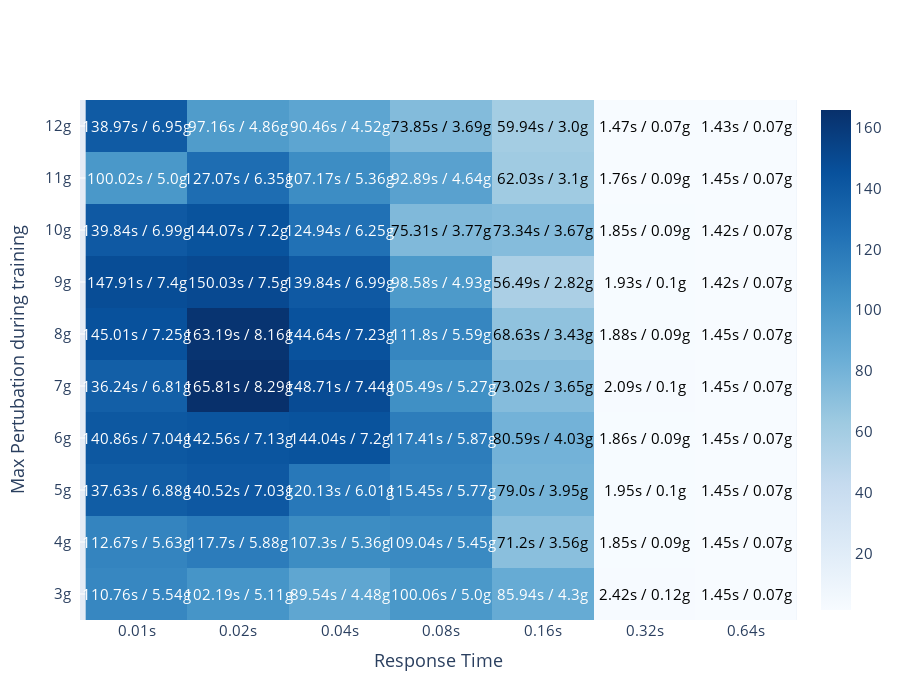

This figure's notebook cell:
### Code cell
at = np.around(rewards.to_numpy(), decimals=2).astype(str)

for i, row in enumerate(at):
    for j, eleme in enumerate(row):
        at[i,j] = str(eleme) + 's / ' + str(np.around(float(eleme)*0.25/5, decimals = 2)) +'g'
        
fig = ff.create_annotated_heatmap(z=rewards.to_numpy(),y=[str(int(i))+'g' for i in df['g_force'].unique().tolist()], 
                                  x=[str(i) + 's' for i in df['response_rate'].unique().tolist()],  
                                  annotation_text=at, colorscale='blues', showscale=True,
                                 reversescale =False)

fig.update_layout(
#     title='Average evaluation seconds for response times vs max. pertubation during training',
    xaxis_title="Response Time",
    yaxis_title="Max Pertubation during training",
    xaxis_side='bottom',
    font=dict(size=15),
    height=700,
)
fig.show()

### Figure 1 — Plotly figure (JSON) as saved in the notebook; plotly's stock layout.template omitted (floating-point values rounded to 4 significant figures)
{"data": [{"colorscale": [[0, "rgb(247,251,255)"], [0.125, "rgb(222,235,247)"], [0.25, "rgb(198,219,239)"], [0.375, "rgb(158,202,225)"], [0.5, "rgb(107,174,214)"], [0.625, "rgb(66,146,198)"], [0.75, "rgb(33,113,181)"], [0.875, "rgb(8,81,156)"], [1, "rgb(8,48,107)"]], "reversescale": false, "showscale": true, "type": "heatmap", "x": ["0.01s", "0.02s", "0.04s", "0.08s", "0.16s", "0.32s", "0.64s"], "y": ["3g", "4g", "5g", "6g", "7g", "8g", "9g", "10g", "11g", "12g"], "z": [[110.8, 102.2, 89.54, 100.1, 85.94, 2.419, 1.446], [112.7, 117.7, 107.3, 109.0, 71.2, 1.85, 1.446], [137.6, 140.5, 120.1, 115.5, 79.0, 1.946, 1.446], [140.9, 142.6, 144.0, 117.4, 80.59, 1.856, 1.446], [136.2, 165.8, 148.7, 105.5, 73.02, 2.093, 1.446], [145.0, 163.2, 144.6, 111.8, 68.63, 1.882, 1.446], [147.9, 150.0, 139.8, 98.58, 56.49, 1.926, 1.421], [139.8, 144.1, 124.9, 75.31, 73.34, 1.85, 1.421], [100.0, 127.1, 107.2, 92.89, 62.03, 1.76, 1.446], [139.0, 97.16, 90.46, 73.85, 59.94, 1.466, 1.434]]}], "layout": {"annotations": [{"font": {"color": "#FFFFFF"}, "showarrow": false, "text": "110.76s / 5.54g", "x": "0.01s", "xref": "x", "y": "3g", "yref": "y"}, {"font": {"color": "#FFFFFF"}, "showarrow": false, "text": "102.19s / 5.11g", "x": "0.02s", "xref": "x", "y": "3g", "yref": "y"}, {"font": {"color": "#FFFFFF"}, "showarrow": false, "text": "89.54s / 4.48g", "x": "0.04s", "xref": "x", "y": "3g", "yref": "y"}, {"font": {"color": "#FFFFFF"}, "showarrow": false, "text": "100.06s / 5.0g", "x": "0.08s", "xref": "x", "y": "3g", "yref": "y"}, {"font": {"color": "#FFFFFF"}, "showarrow": false, "text": "85.94s / 4.3g", "x": "0.16s", "xref": "x", "y": "3g", "yref": "y"}, {"font": {"color": "#000000"}, "showarrow": false, "text": "2.42s / 0.12g", "x": "0.32s", "xref": "x", "y": "3g", "yref": "y"}, {"font": {"color": "#000000"}, "showarrow": false, "text": "1.45s / 0.07g", "x": "0.64s", "xref": "x", "y": "3g", "yref": "y"}, {"font": {"color": "#FFFFFF"}, "showarrow": false, "text": "112.67s / 5.63g", "x": "0.01s", "xref": "x", "y": "4g", "yref": "y"}, {"font": {"color": "#FFFFFF"}, "showarrow": false, "text": "117.7s / 5.88g", "x": "0.02s", "xref": "x", "y": "4g", "yref": "y"}, {"font": {"color": "#FFFFFF"}, "showarrow": false, "text": "107.3s / 5.36g", "x": "0.04s", "xref": "x", "y": "4g", "yref": "y"}, {"font": {"color": "#FFFFFF"}, "showarrow": false, "text": "109.04s / 5.45g", "x": "0.08s", "xref": "x", "y": "4g", "yref": "y"}, {"font": {"color": "#000000"}, "showarrow": false, "text": "71.2s / 3.56g", "x": "0.16s", "xref": "x", "y": "4g", "yref": "y"}, {"font": {"color": "#000000"}, "showarrow": false, "text": "1.85s / 0.09g", "x": "0.32s", "xref": "x", "y": "4g", "yref": "y"}, {"font": {"color": "#000000"}, "showarrow": false, "text": "1.45s / 0.07g", "x": "0.64s", "xref": "x", "y": "4g", "yref": "y"}, {"font": {"color": "#FFFFFF"}, "showarrow": false, "text": "137.63s / 6.88g", "x": "0.01s", "xref": "x", "y": "5g", "yref": "y"}, {"font": {"color": "#FFFFFF"}, "showarrow": false, "text": "140.52s / 7.03g", "x": "0.02s", "xref": "x", "y": "5g", "yref": "y"}, {"font": {"color": "#FFFFFF"}, "showarrow": false, "text": "120.13s / 6.01g", "x": "0.04s", "xref": "x", "y": "5g", "yref": "y"}, {"font": {"color": "#FFFFFF"}, "showarrow": false, "text": "115.45s / 5.77g", "x": "0.08s", "xref": "x", "y": "5g", "yref": "y"}, {"font": {"color": "#000000"}, "showarrow": false, "text": "79.0s / 3.95g", "x": "0.16s", "xref": "x", "y": "5g", "yref": "y"}, {"font": {"color": "#000000"}, "showarrow": false, "text": "1.95s / 0.1g", "x": "0.32s", "xref": "x", "y": "5g", "yref": "y"}, {"font": {"color": "#000000"}, "showarrow": false, "text": "1.45s / 0.07g", "x": "0.64s", "xref": "x", "y": "5g", "yref": "y"}, {"font": {"color": "#FFFFFF"}, "showarrow": false, "text": "140.86s / 7.04g", "x": "0.01s", "xref": "x", "y": "6g", "yref": "y"}, {"font": {"color": "#FFFFFF"}, "showarrow": false, "text": "142.56s / 7.13g", "x": "0.02s", "xref": "x", "y": "6g", "yref": "y"}, {"font": {"color": "#FFFFFF"}, "showarrow": false, "text": "144.04s / 7.2g", "x": "0.04s", "xref": "x", "y": "6g", "yref": "y"}, {"font": {"color": "#FFFFFF"}, "showarrow": false, "text": "117.41s / 5.87g", "x": "0.08s", "xref": "x", "y": "6g", "yref": "y"}, {"font": {"color": "#000000"}, "showarrow": false, "text": "80.59s / 4.03g", "x": "0.16s", "xref": "x", "y": "6g", "yref": "y"}, {"font": {"color": "#000000"}, "showarrow": false, "text": "1.86s / 0.09g", "x": "0.32s", "xref": "x", "y": "6g", "yref": "y"}, {"font": {"color": "#000000"}, "showarrow": false, "text": "1.45s / 0.07g", "x": "0.64s", "xref": "x", "y": "6g", "yref": "y"}, {"font": {"color": "#FFFFFF"}, "showarrow": false, "text": "136.24s / 6.81g", "x": "0.01s", "xref": "x", "y": "7g", "yref": "y"}, {"font": {"color": "#FFFFFF"}, "showarrow": false, "text": "165.81s / 8.29g", "x": "0.02s", "xref": "x", "y": "7g", "yref": "y"}, {"font": {"color": "#FFFFFF"}, "showarrow": false, "text": "148.71s / 7.44g", "x": "0.04s", "xref": "x", "y": "7g", "yref": "y"}, {"font": {"color": "#FFFFFF"}, "showarrow": false, "text": "105.49s / 5.27g", "x": "0.08s", "xref": "x", "y": "7g", "yref": "y"}, {"font": {"color": "#000000"}, "showarrow": false, "text": "73.02s / 3.65g", "x": "0.16s", "xref": "x", "y": "7g", "yref": "y"}, {"font": {"color": "#000000"}, "showarrow": false, "text": "2.09s / 0.1g", "x": "0.32s", "xref": "x", "y": "7g", "yref": "y"}, {"font": {"color": "#000000"}, "showarrow": false, "text": "1.45s / 0.07g", "x": "0.64s", "xref": "x", "y": "7g", "yref": "y"}, {"font": {"color": "#FFFFFF"}, "showarrow": false, "text": "145.01s / 7.25g", "x": "0.01s", "xref": "x", "y": "8g", "yref": "y"}, {"font": {"color": "#FFFFFF"}, "showarrow": false, "text": "163.19s / 8.16g", "x": "0.02s", "xref": "x", "y": "8g", "yref": "y"}, {"font": {"color": "#FFFFFF"}, "showarrow": false, "text": "144.64s / 7.23g", "x": "0.04s", "xref": "x", "y": "8g", "yref": "y"}, {"font": {"color": "#FFFFFF"}, "showarrow": false, "text": "111.8s / 5.59g", "x": "0.08s", "xref": "x", "y": "8g", "yref": "y"}, {"font": {"color": "#000000"}, "showarrow": false, "text": "68.63s / 3.43g", "x": "0.16s", "xref": "x", "y": "8g", "yref": "y"}, {"font": {"color": "#000000"}, "showarrow": false, "text": "1.88s / 0.09g", "x": "0.32s", "xref": "x", "y": "8g", "yref": "y"}, {"font": {"color": "#000000"}, "showarrow": false, "text": "1.45s / 0.07g", "x": "0.64s", "xref": "x", "y": "8g", "yref": "y"}, {"font": {"color": "#FFFFFF"}, "showarrow": false, "text": "147.91s / 7.4g", "x": "0.01s", "xref": "x", "y": "9g", "yref": "y"}, {"font": {"color": "#FFFFFF"}, "showarrow": false, "text": "150.03s / 7.5g", "x": "0.02s", "xref": "x", "y": "9g", "yref": "y"}, {"font": {"color": "#FFFFFF"}, "showarrow": false, "text": "139.84s / 6.99g", "x": "0.04s", "xref": "x", "y": "9g", "yref": "y"}, {"font": {"color": "#FFFFFF"}, "showarrow": false, "text": "98.58s / 4.93g", "x": "0.08s", "xref": "x", "y": "9g", "yref": "y"}, {"font": {"color": "#000000"}, "showarrow": false, "text": "56.49s / 2.82g", "x": "0.16s", "xref": "x", "y": "9g", "yref": "y"}, {"font": {"color": "#000000"}, "showarrow": false, "text": "1.93s / 0.1g", "x": "0.32s", "xref": "x", "y": "9g", "yref": "y"}, {"font": {"color": "#000000"}, "showarrow": false, "text": "1.42s / 0.07g", "x": "0.64s", "xref": "x", "y": "9g", "yref": "y"}, {"font": {"color": "#FFFFFF"}, "showarrow": false, "text": "139.84s / 6.99g", "x": "0.01s", "xref": "x", "y": "10g", "yref": "y"}, {"font": {"color": "#FFFFFF"}, "showarrow": false, "text": "144.07s / 7.2g", "x": "0.02s", "xref": "x", "y": "10g", "yref": "y"}, {"font": {"color": "#FFFFFF"}, "showarrow": false, "text": "124.94s / 6.25g", "x": "0.04s", "xref": "x", "y": "10g", "yref": "y"}, {"font": {"color": "#000000"}, "showarrow": false, "text": "75.31s / 3.77g", "x": "0.08s", "xref": "x", "y": "10g", "yref": "y"}, {"font": {"color": "#000000"}, "showarrow": false, "text": "73.34s / 3.67g", "x": "0.16s", "xref": "x", "y": "10g", "yref": "y"}, {"font": {"color": "#000000"}, "showarrow": false, "text": "1.85s / 0.09g", "x": "0.32s", "xref": "x", "y": "10g", "yref": "y"}, {"font": {"color": "#000000"}, "showarrow": false, "text": "1.42s / 0.07g", "x": "0.64s", "xref": "x", "y": "10g", "yref": "y"}, {"font": {"color": "#FFFFFF"}, "showarrow": false, "text": "100.02s / 5.0g", "x": "0.01s", "xref": "x", "y": "11g", "yref": "y"}, {"font": {"color": "#FFFFFF"}, "showarrow": false, "text": "127.07s / 6.35g", "x": "0.02s", "xref": "x", "y": "11g", "yref": "y"}, {"font": {"color": "#FFFFFF"}, "showarrow": false, "text": "107.17s / 5.36g", "x": "0.04s", "xref": "x", "y": "11g", "yref": "y"}, {"font": {"color": "#FFFFFF"}, "showarrow": false, "text": "92.89s / 4.64g", "x": "0.08s", "xref": "x", "y": "11g", "yref": "y"}, {"font": {"color": "#000000"}, "showarrow": false, "text": "62.03s / 3.1g", "x": "0.16s", "xref": "x", "y": "11g", "yref": "y"}, {"font": {"color": "#000000"}, "showarrow": false, "text": "1.76s / 0.09g", "x": "0.32s", "xref": "x", "y": "11g", "yref": "y"}, {"font": {"color": "#000000"}, "showarrow": false, "text": "1.45s / 0.07g", "x": "0.64s", "xref": "x", "y": "11g", "yref": "y"}, {"font": {"color": "#FFFFFF"}, "showarrow": false, "text": "138.97s / 6.95g", "x": "0.01s", "xref": "x", "y": "12g", "yref": "y"}, {"font": {"color": "#FFFFFF"}, "showarrow": false, "text": "97.16s / 4.86g", "x": "0.02s", "xref": "x", "y": "12g", "yref": "y"}, {"font": {"color": "#FFFFFF"}, "showarrow": false, "text": "90.46s / 4.52g", "x": "0.04s", "xref": "x", "y": "12g", "yref": "y"}, {"font": {"color": "#000000"}, "showarrow": false, "text": "73.85s / 3.69g", "x": "0.08s", "xref": "x", "y": "12g", "yref": "y"}, {"font": {"color": "#000000"}, "showarrow": false, "text": "59.94s / 3.0g", "x": "0.16s", "xref": "x", "y": "12g", "yref": "y"}, {"font": {"color": "#000000"}, "showarrow": false, "text": "1.47s / 0.07g", "x": "0.32s", "xref": "x", "y": "12g", "yref": "y"}, {"font": {"color": "#000000"}, "showarrow": false, "text": "1.43s / 0.07g", "x": "0.64s", "xref": "x", "y": "12g", "yref": "y"}], "font": {"size": 15}, "height": 700, "xaxis": {"dtick": 1, "gridcolor": "rgb(0, 0, 0)", "side": "bottom", "ticks": "", "title": {"text": "Response Time"}}, "yaxis": {"dtick": 1, "ticks": "", "ticksuffix": "  ", "title": {"text": "Max Pertubation during training"}}}}
